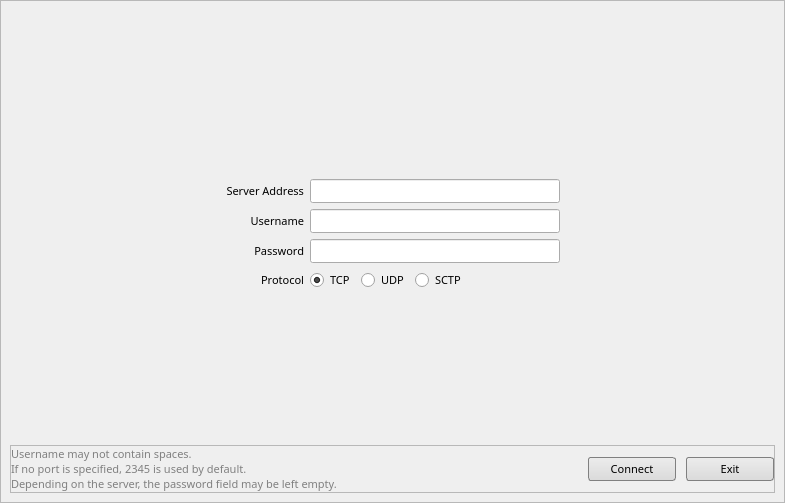
<?xml version="1.0" encoding="UTF-8"?>
<ui version="4.0">
 <class>LoginWidget</class>
 <widget class="QWidget" name="LoginWidget">
  <property name="geometry">
   <rect>
    <x>0</x>
    <y>0</y>
    <width>785</width>
    <height>503</height>
   </rect>
  </property>
  <property name="windowTitle">
   <string>Tundra</string>
  </property>
  <property name="styleSheet">
   <string>QWidget {
	font: Adab MT;
	font-size: 8pt;
}

QWidget#groupBox_2 {
	font-weight: bold;
}

QLabel#labelInfo {
	color: grey;
}

QPushButton {	
	background-color: qlineargradient(spread:pad, x1:0, y1:1, x2:0, y2:0, stop:0 rgba(218, 218, 218, 255), stop:1 rgba(236, 236, 236, 255));
	border: 1px solid grey;
	border-radius: 3px;
	padding: 3px;
	min-width: 80px;
}
QPushButton::hover {
	background-color: qlineargradient(spread:pad, x1:0, y1:1, x2:0, y2:0, stop:0 rgba(218, 218, 218, 150), stop:1 rgba(236, 236, 236, 150));
	border: 1px solid rgb(90, 90, 90);
}
QPushButton::pressed {
	background-color: qlineargradient(spread:pad, x1:0, y1:1, x2:0, y2:0, stop:1 rgba(218, 218, 218, 150), stop:0 rgba(236, 236, 236, 150));
	border: 1px solid rgb(90, 90, 90);
}</string>
  </property>
  <layout class="QVBoxLayout" name="verticalLayout_2">
   <property name="spacing">
    <number>0</number>
   </property>
   <property name="margin">
    <number>0</number>
   </property>
   <item>
    <widget class="QFrame" name="MainFrame">
     <property name="frameShape">
      <enum>QFrame::StyledPanel</enum>
     </property>
     <property name="frameShadow">
      <enum>QFrame::Raised</enum>
     </property>
     <layout class="QVBoxLayout" name="verticalLayout">
      <property name="margin">
       <number>9</number>
      </property>
      <item>
       <layout class="QVBoxLayout" name="verticalLayout_BottomContainer">
        <item>
         <spacer name="verticalSpacer_2">
          <property name="orientation">
           <enum>Qt::Vertical</enum>
          </property>
          <property name="sizeHint" stdset="0">
           <size>
            <width>1</width>
            <height>1</height>
           </size>
          </property>
         </spacer>
        </item>
        <item>
         <layout class="QHBoxLayout" name="horizontalLayout_LoginSplitHelp">
          <item>
           <layout class="QVBoxLayout" name="verticalLayout_LoginHolder">
            <item>
             <widget class="QLabel" name="label_ClientLogo">
              <property name="sizePolicy">
               <sizepolicy hsizetype="Expanding" vsizetype="Preferred">
                <horstretch>0</horstretch>
                <verstretch>0</verstretch>
               </sizepolicy>
              </property>
              <property name="text">
               <string/>
              </property>
              <property name="alignment">
               <set>Qt::AlignCenter</set>
              </property>
              <property name="indent">
               <number>0</number>
              </property>
             </widget>
            </item>
            <item>
             <layout class="QHBoxLayout" name="horizontalLayout_2">
              <property name="margin">
               <number>0</number>
              </property>
              <item>
               <spacer name="horizontalSpacer_2">
                <property name="orientation">
                 <enum>Qt::Horizontal</enum>
                </property>
                <property name="sizeHint" stdset="0">
                 <size>
                  <width>40</width>
                  <height>20</height>
                 </size>
                </property>
               </spacer>
              </item>
              <item>
               <layout class="QFormLayout" name="formLayout">
                <property name="fieldGrowthPolicy">
                 <enum>QFormLayout::FieldsStayAtSizeHint</enum>
                </property>
                <property name="labelAlignment">
                 <set>Qt::AlignRight|Qt::AlignTrailing|Qt::AlignVCenter</set>
                </property>
                <item row="0" column="0">
                 <widget class="QLabel" name="label_WorldAddress">
                  <property name="font">
                   <font>
                    <family>MT</family>
                    <pointsize>8</pointsize>
                    <weight>50</weight>
                    <italic>false</italic>
                    <bold>false</bold>
                   </font>
                  </property>
                  <property name="text">
                   <string>Server Address</string>
                  </property>
                  <property name="alignment">
                   <set>Qt::AlignRight|Qt::AlignTrailing|Qt::AlignVCenter</set>
                  </property>
                  <property name="margin">
                   <number>0</number>
                  </property>
                  <property name="indent">
                   <number>0</number>
                  </property>
                 </widget>
                </item>
                <item row="0" column="1">
                 <widget class="QLineEdit" name="lineEdit_WorldAddress">
                  <property name="sizePolicy">
                   <sizepolicy hsizetype="Fixed" vsizetype="Fixed">
                    <horstretch>0</horstretch>
                    <verstretch>0</verstretch>
                   </sizepolicy>
                  </property>
                  <property name="minimumSize">
                   <size>
                    <width>250</width>
                    <height>0</height>
                   </size>
                  </property>
                  <property name="maximumSize">
                   <size>
                    <width>250</width>
                    <height>16777215</height>
                   </size>
                  </property>
                  <property name="alignment">
                   <set>Qt::AlignLeading|Qt::AlignLeft|Qt::AlignTop</set>
                  </property>
                 </widget>
                </item>
                <item row="1" column="0">
                 <widget class="QLabel" name="label_Username">
                  <property name="font">
                   <font>
                    <family>MT</family>
                    <pointsize>8</pointsize>
                    <weight>50</weight>
                    <italic>false</italic>
                    <bold>false</bold>
                   </font>
                  </property>
                  <property name="text">
                   <string>Username</string>
                  </property>
                  <property name="alignment">
                   <set>Qt::AlignRight|Qt::AlignTrailing|Qt::AlignVCenter</set>
                  </property>
                  <property name="indent">
                   <number>0</number>
                  </property>
                 </widget>
                </item>
                <item row="1" column="1">
                 <widget class="QLineEdit" name="lineEdit_Username">
                  <property name="sizePolicy">
                   <sizepolicy hsizetype="Fixed" vsizetype="Fixed">
                    <horstretch>0</horstretch>
                    <verstretch>0</verstretch>
                   </sizepolicy>
                  </property>
                  <property name="minimumSize">
                   <size>
                    <width>250</width>
                    <height>0</height>
                   </size>
                  </property>
                  <property name="maximumSize">
                   <size>
                    <width>250</width>
                    <height>16777215</height>
                   </size>
                  </property>
                 </widget>
                </item>
                <item row="2" column="0">
                 <widget class="QLabel" name="label_Password">
                  <property name="font">
                   <font>
                    <family>MT</family>
                    <pointsize>8</pointsize>
                    <weight>50</weight>
                    <italic>false</italic>
                    <bold>false</bold>
                   </font>
                  </property>
                  <property name="text">
                   <string>Password</string>
                  </property>
                  <property name="alignment">
                   <set>Qt::AlignRight|Qt::AlignTrailing|Qt::AlignVCenter</set>
                  </property>
                  <property name="indent">
                   <number>0</number>
                  </property>
                 </widget>
                </item>
                <item row="2" column="1">
                 <widget class="QLineEdit" name="lineEdit_Password">
                  <property name="sizePolicy">
                   <sizepolicy hsizetype="Fixed" vsizetype="Fixed">
                    <horstretch>0</horstretch>
                    <verstretch>0</verstretch>
                   </sizepolicy>
                  </property>
                  <property name="minimumSize">
                   <size>
                    <width>250</width>
                    <height>0</height>
                   </size>
                  </property>
                  <property name="maximumSize">
                   <size>
                    <width>250</width>
                    <height>16777215</height>
                   </size>
                  </property>
                  <property name="echoMode">
                   <enum>QLineEdit::Password</enum>
                  </property>
                 </widget>
                </item>
                <item row="3" column="0">
                 <widget class="QLabel" name="label_Protocol">
                  <property name="font">
                   <font>
                    <family>MT</family>
                    <pointsize>8</pointsize>
                    <weight>50</weight>
                    <italic>false</italic>
                    <bold>false</bold>
                   </font>
                  </property>
                  <property name="text">
                   <string>Protocol</string>
                  </property>
                  <property name="alignment">
                   <set>Qt::AlignRight|Qt::AlignTrailing|Qt::AlignVCenter</set>
                  </property>
                 </widget>
                </item>
                <item row="3" column="1">
                 <layout class="QHBoxLayout" name="horizontalLayout">
                  <item>
                   <widget class="QRadioButton" name="radioButton_ProtocolTCP">
                    <property name="font">
                     <font>
                      <family>MT</family>
                      <pointsize>8</pointsize>
                      <weight>50</weight>
                      <italic>false</italic>
                      <bold>false</bold>
                     </font>
                    </property>
                    <property name="text">
                     <string>TCP</string>
                    </property>
                    <property name="checked">
                     <bool>true</bool>
                    </property>
                   </widget>
                  </item>
                  <item>
                   <widget class="QRadioButton" name="radioButton_ProtocolUDP">
                    <property name="font">
                     <font>
                      <family>MT</family>
                      <pointsize>8</pointsize>
                      <weight>50</weight>
                      <italic>false</italic>
                      <bold>false</bold>
                     </font>
                    </property>
                    <property name="text">
                     <string>UDP</string>
                    </property>
                   </widget>
                  </item>
                  <item>
                   <widget class="QRadioButton" name="radioButton_ProtocolSCTP">
                    <property name="text">
                     <string>SCTP</string>
                    </property>
                   </widget>
                  </item>
                 </layout>
                </item>
               </layout>
              </item>
              <item>
               <spacer name="horizontalSpacer_4">
                <property name="orientation">
                 <enum>Qt::Horizontal</enum>
                </property>
                <property name="sizeHint" stdset="0">
                 <size>
                  <width>1</width>
                  <height>1</height>
                 </size>
                </property>
               </spacer>
              </item>
             </layout>
            </item>
           </layout>
          </item>
         </layout>
        </item>
        <item>
         <spacer name="verticalSpacer">
          <property name="orientation">
           <enum>Qt::Vertical</enum>
          </property>
          <property name="sizeHint" stdset="0">
           <size>
            <width>1</width>
            <height>1</height>
           </size>
          </property>
         </spacer>
        </item>
        <item>
         <widget class="QFrame" name="frame_BottomButtons">
          <property name="frameShape">
           <enum>QFrame::StyledPanel</enum>
          </property>
          <property name="frameShadow">
           <enum>QFrame::Raised</enum>
          </property>
          <layout class="QHBoxLayout" name="horizontalLayout_6">
           <property name="spacing">
            <number>0</number>
           </property>
           <property name="margin">
            <number>0</number>
           </property>
           <item>
            <layout class="QHBoxLayout" name="hlayout_buttons">
             <property name="spacing">
              <number>10</number>
             </property>
             <item>
              <widget class="QLabel" name="labelInfo">
               <property name="text">
                <string>Username may not contain spaces. 
If no port is specified, 2345 is used by default.
Depending on the server, the password field may be left empty.</string>
               </property>
              </widget>
             </item>
             <item>
              <spacer name="horizontalSpacer_3">
               <property name="orientation">
                <enum>Qt::Horizontal</enum>
               </property>
               <property name="sizeHint" stdset="0">
                <size>
                 <width>1</width>
                 <height>1</height>
                </size>
               </property>
              </spacer>
             </item>
             <item>
              <widget class="QLabel" name="statusLabel">
               <property name="text">
                <string/>
               </property>
              </widget>
             </item>
             <item>
              <widget class="QPushButton" name="pushButton_Connect">
               <property name="text">
                <string>Connect</string>
               </property>
              </widget>
             </item>
             <item>
              <widget class="QPushButton" name="pushButton_Exit">
               <property name="text">
                <string>Exit</string>
               </property>
              </widget>
             </item>
            </layout>
           </item>
          </layout>
         </widget>
        </item>
       </layout>
      </item>
     </layout>
    </widget>
   </item>
  </layout>
 </widget>
 <resources/>
 <connections/>
</ui>
